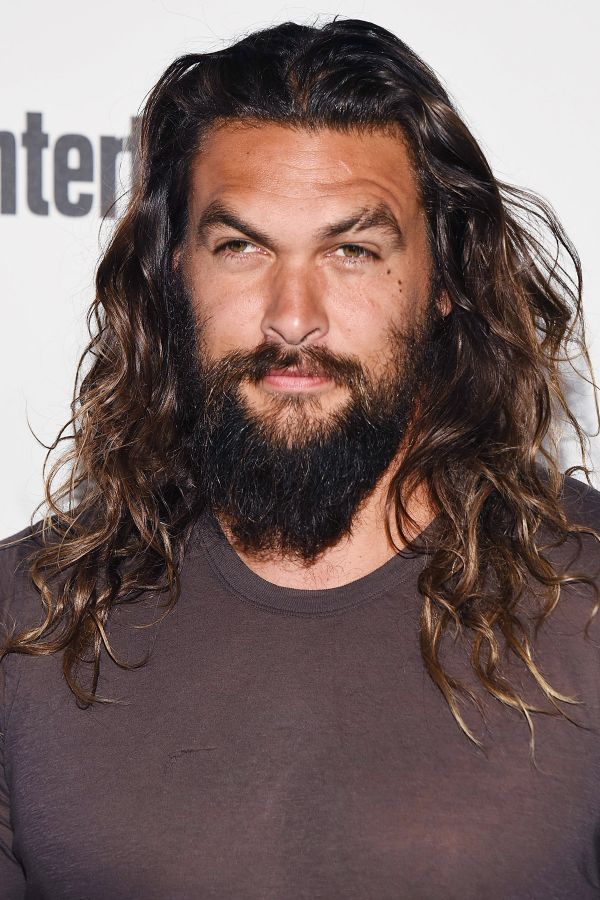
#> input picture lbph_face_rec/test-data/test8.jpg, 1800 x 2700 px (shown at 1/3 size)
$ python -i main.py   (imports and definitions only)
#> lines starting #> are read from the running program, lines starting #| are printed output that depends on the picture
#> further down, picture is the input picture: shape (2700, 1800, 3); mean B, G, R 97.8, 100.7, 119.9
#> in predict, `image2 = cv2.resize(img, (img_width, img_len))`:
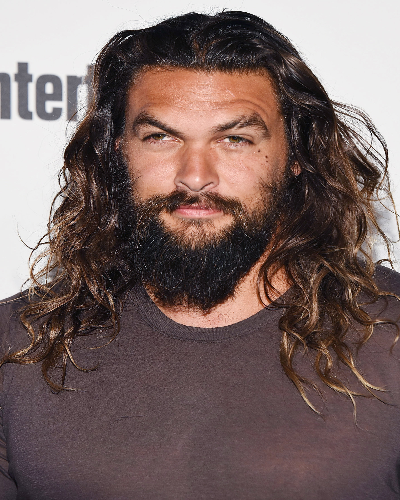
#> image2: shape (500, 400, 3); mean B, G, R 97.7, 100.6, 119.8
from cv2 import cv2
import os
import numpy as np

ocvfiles = 'opencv-files'
cclassifier = 'lbpcascade_frontalface.xml'
subjects = ["", "Amber Heard", "Bill Gates", "Jason Momoa", "Paul Rudd",
        "Scarlett Johansson"]
face_recognizer = cv2.face.LBPHFaceRecognizer_create()
img_len = 500
img_width = 400

def detect_face(img):
    gray = cv2.cvtColor(img, cv2.COLOR_BGR2GRAY)
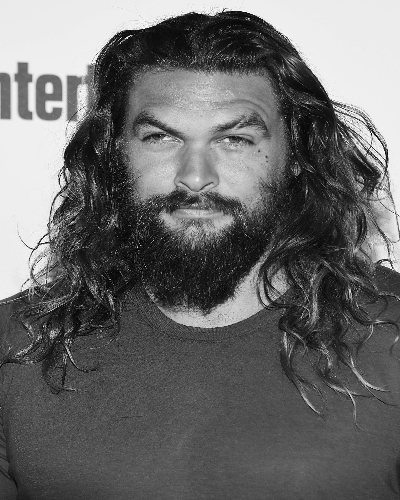
#> gray: shape (500, 400); min 1, max 255, mean 106
    face_cascade = cv2.CascadeClassifier(os.path.join(ocvfiles, cclassifier))
    faces = face_cascade.detectMultiScale(gray, scaleFactor=1.2,
            minNeighbors=5);
#> faces = [[107, 67, 183, 183]]
    if (len(faces) == 0):
        return None, None
    pixels = []
    for face in faces:
        (x, y, w, h) = face
        pixels.append(gray[y:y+w, x:x+h])
#> this loop made 1 pass
#> after the loop, pixels = 1 item
    return pixels, faces

# [26 lines left out: function prepare_training_data, not called in this run]

def draw_rectangle(img, rect):
    (x, y, w, h) = rect
    cv2.rectangle(img, (x, y), (x+w, y+h), (0, 255, 0), 2)

def draw_text(img, text, x, y):
    cv2.putText(img, text, (x, y), cv2.FONT_HERSHEY_PLAIN, 1.5, (0, 255, 0), 2)

def predict(test_img):
    img = test_img.copy()
    image2 = cv2.resize(img, (img_width, img_len))
    faces, rects = detect_face(image2)
#> faces = 1 item; rects = [[107, 67, 183, 183]]
    if faces is not None:
        for i in range(len(faces)):
            label, confidence = face_recognizer.predict(cv2.resize(faces[i],
                (100, 200)))
            label_text = subjects[label] + "(" + str(confidence) + "%)"
            draw_rectangle(image2, rects[i])
            draw_text(image2, label_text, rects[i][0], rects[i][1]-5)
#> this loop made 1 pass
        return image2
    else:
        draw_text(image2,"No face detected",6,25)
        return image2

# [36 lines left out: functions video_cap, predict_all, prepare_data, main, not called in this run]

# [2 lines not run here, left out]

>>> import cv2
>>> picture = cv2.imread('test-data/test8.jpg')
#> (the run stopped early here; a loop or call above may not have finished)

$ run again, on lbph_face_rec/test-data/test9.jpg
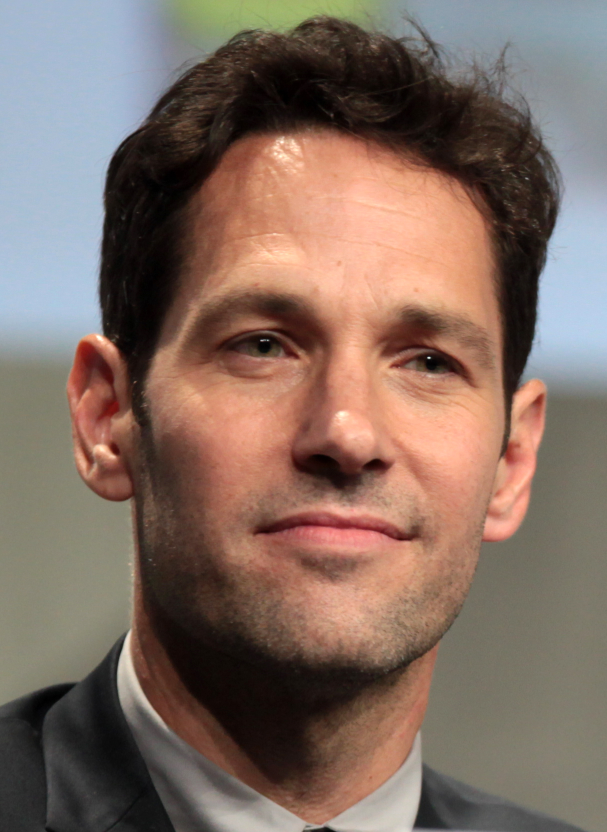
#> input picture lbph_face_rec/test-data/test9.jpg, 1213 x 1664 px (shown at 1/2 size)
#> picture is the input picture: shape (1664, 1213, 3); mean B, G, R 97.9, 108.4, 129.1
#> in predict, `image2 = cv2.resize(img, (img_width, img_len))`:
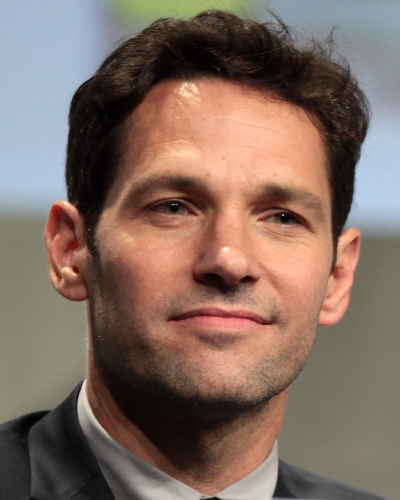
#> image2: shape (500, 400, 3); mean B, G, R 97.8, 108.2, 129
#> in detect_face, `gray = cv2.cvtColor(img, cv2.COLOR_BGR2GRAY)`:
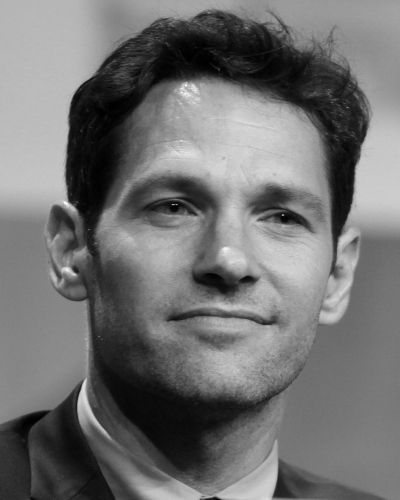
#> gray: shape (500, 400); min 0, max 254, mean 113.2
#> in detect_face, `faces = face_cascade.detectMultiScale(gray, scaleFactor=1.2, minNeighb..`: faces = [[89, 106, 275, 275]]
#> the loop in detect_face, `for face in faces:` made 1 pass
#> after the loop in detect_face, `for face in faces:`: pixels = 1 item
#> in predict, `faces, rects = detect_face(image2)`: rects = [[89, 106, 275, 275]]
#> the loop in predict, `for i in range(len(faces)):` made 1 pass

$ run again, on lbph_face_rec/test-data/unlock.jpg
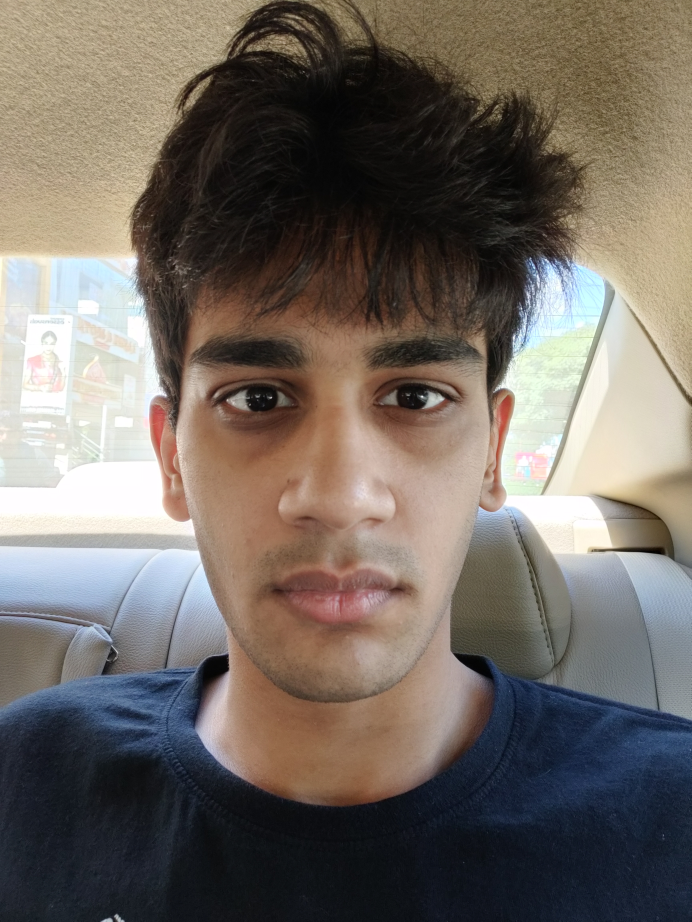
#> input picture lbph_face_rec/test-data/unlock.jpg, 3456 x 4608 px (shown at 1/5 size)
#> picture is the input picture: shape (4608, 3456, 3); mean B, G, R 99.4, 106.8, 115
#> in detect_face, `gray = cv2.cvtColor(img, cv2.COLOR_BGR2GRAY)`:
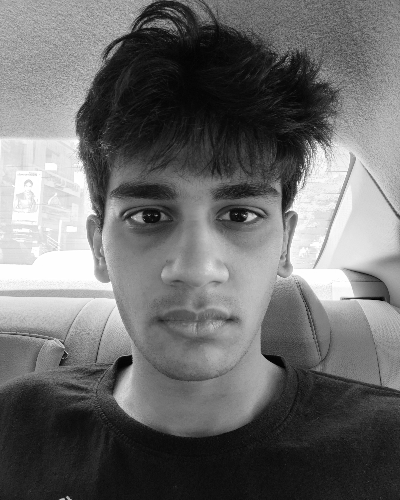
#> gray: shape (500, 400); min 1, max 255, mean 108.3
#> faces = ()
#> in draw_text, `cv2.putText(img, text, (x, y), cv2.FONT_HERSHEY_PLAIN, 1.5, (0, 255, 0..`:
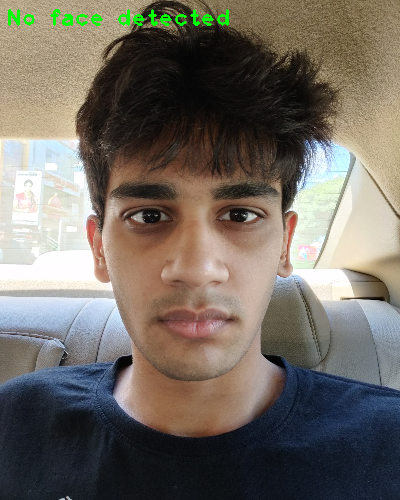
#> img: shape (500, 400, 3); mean B, G, R 98.7, 107.4, 114.1
